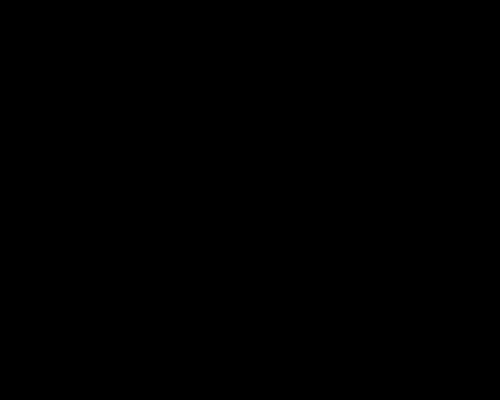
Frame 1 (no input)
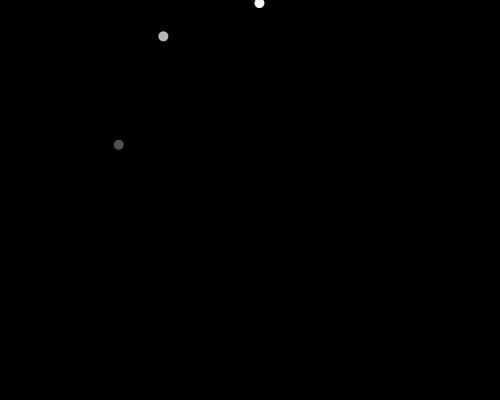
Frame 60 (the mouse pressed at the canvas centre just before this capture)
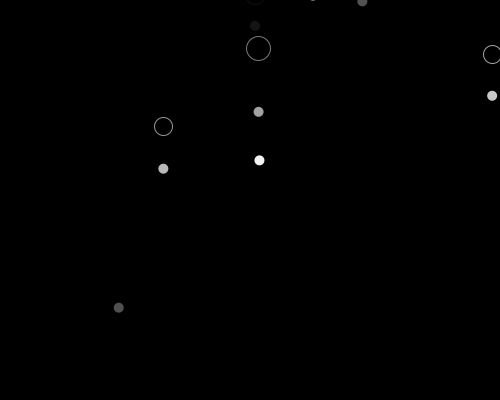
Frame 120 (the mouse held since frame 60 and released just before this capture)

The Processing sketch that drew these frames (run headless with seeded random() and noise(); from frame 60 on, the mouse is pressed at the canvas centre):

// Processing sketch: RainDrops
// ── RainDrops.pde
final float SPEED = 3;
final float RADIUS_INCREMENT = 0.9;
final float MAX_RADIUS = 100;

ArrayList<Drop> rain;

void setup() {
	size(500,400);
	colorMode(HSB);
	rain = new ArrayList<Drop>();
}

void draw() {
	background(0);
	for (int i = rain.size()-1; i>=0; --i) {
    Drop D = rain.get(i);
		D.update();
		D.display();
		if (D.isOut()) rain.remove(i);
	}
  if (random(1) > 0.90) rain.add(new Drop());
}

class Drop {
	float x;
	float y;
	ArrayList<Circle> circ;
	color c;
  float v;

	Drop() {
		this.x = random(width);
		this.y = -10;
    this.v = random(1,SPEED);
		circ = new ArrayList<Circle>();
		c = color(random(255));
	}

	void update() {
		this.y += v;
		if (random(1) > 0.98)
			circ.add(new Circle(x,y,c));
		for (int i = circ.size()-1; i>=0; --i) {
      Circle C = circ.get(i);
			C.update();
      if (C.isOut()) circ.remove(C);
		}
	}

	void display() {
		noStroke();
		fill(c);
		ellipse(x, y, 10, 10);
    for (Circle C : circ) C.display();
	}

  boolean isOut() {
    return (y > height + MAX_RADIUS*SPEED + MAX_RADIUS);
  }
}

class Circle {
	float x;
	float y;
	float r;
	color c;

	Circle(float x, float y, color c) {
		this.x = x;
		this.y = y;
		this.c = c;
		this.r = 0;
	}

	void update() {
		r += RADIUS_INCREMENT;
	}

	void display() {
		noFill();
		stroke(c, map(r, 0, MAX_RADIUS, 255, 0));
    ellipse(x, y, r, r);
	}

	boolean isOut() {
		return (r > MAX_RADIUS);
	}
}
